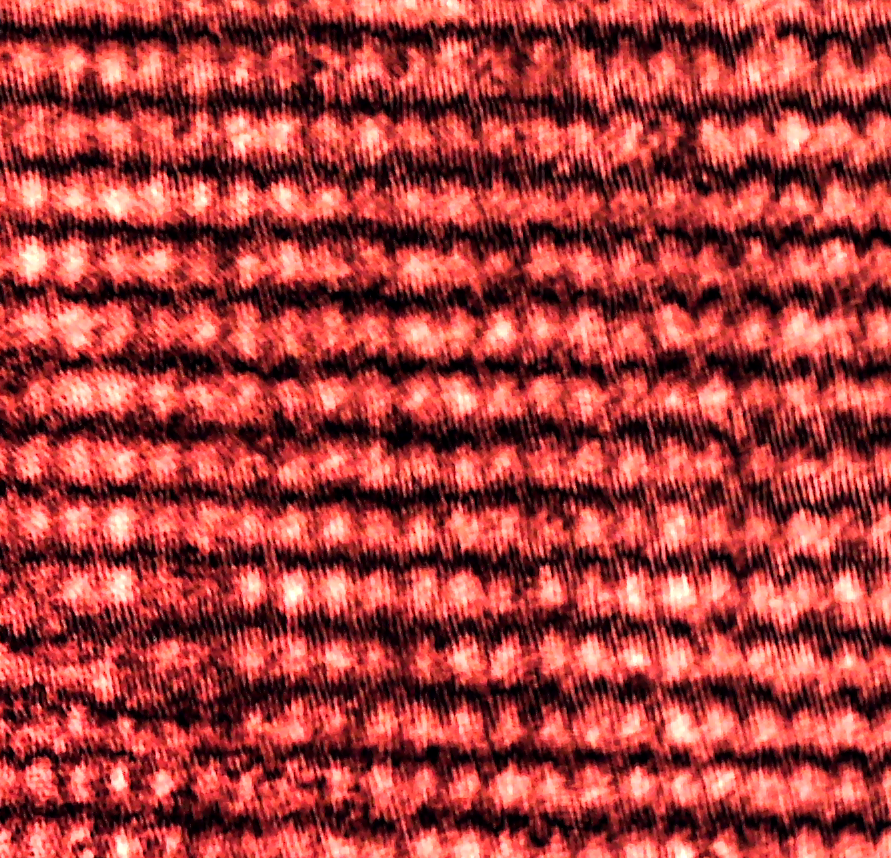
#> input picture images/1.png, 891 x 858 px
$ python main.sync.py
#> lines starting #> are read from the running program, lines starting #| are printed output that depends on the picture
# %%
from skimage import io
from skimage.filters import gaussian, roberts
from matplotlib import pyplot as plt

img = io.imread("images/1.png", as_gray=True)
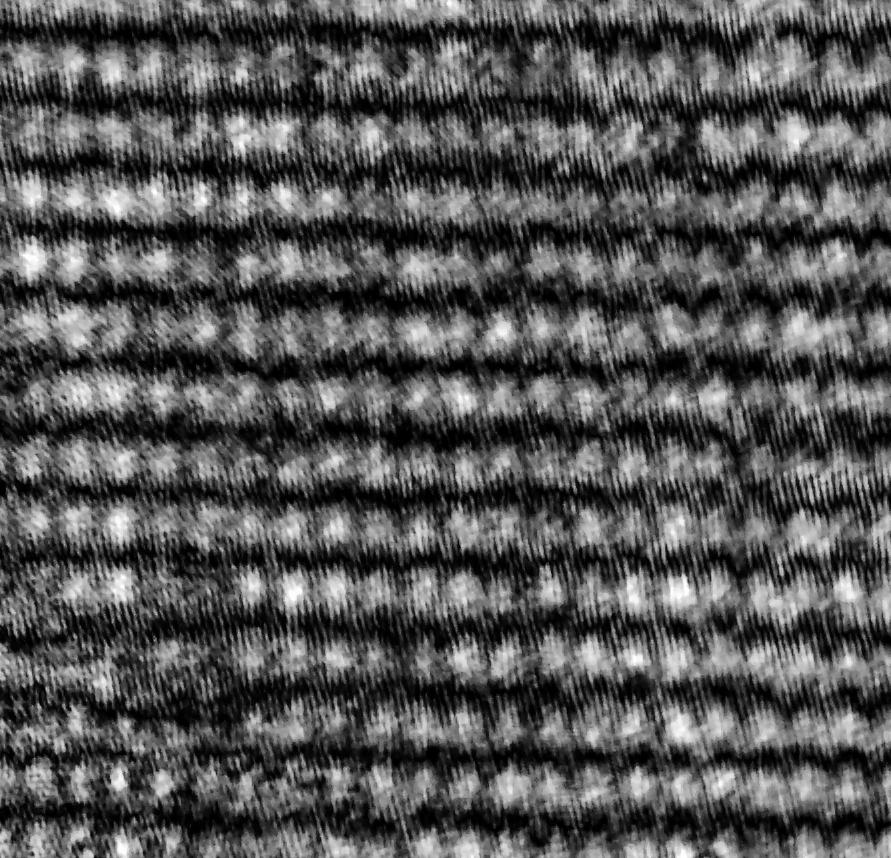
#> img: shape (858, 891) float64; min 0, max 1, mean 0.335

# длина волны монохромного излучения
waveLength = 635
# реальная видимая ширина в окуляре микроскопа
realLength = 3000

# %%
# сколько раз надо пропустить фото через фильтр Гаусса
nGaussian = 11
gaussianImg = gaussian(img, nGaussian)
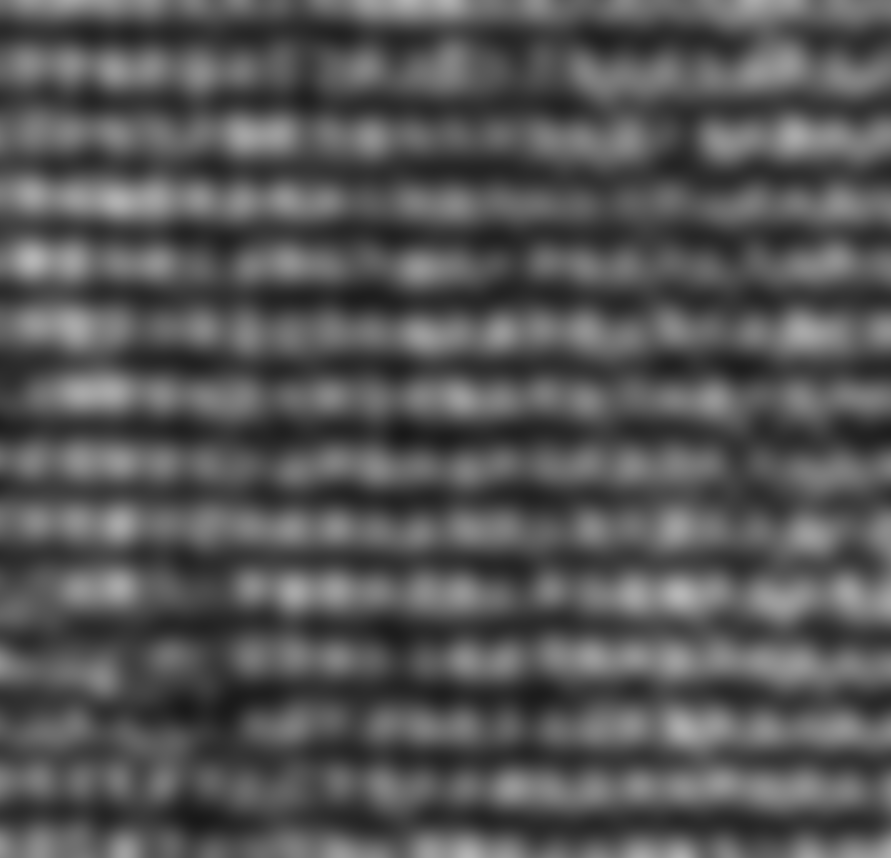
#> gaussianImg: shape (858, 891) float64; min 0.0998, max 0.714, mean 0.336
plt.imshow(gaussianImg, cmap='gray')

# %%
fig, axes = plt.subplots(nrows=2, ncols=2,
        sharex=True, sharey=True, figsize=(8, 8))

ax = axes.ravel()

ax[0].imshow(img, cmap=plt.cm.gray)
ax[0].set_title('Оригинал')

g1=gaussian(img, 1)
ax[1].imshow(g1,cmap=plt.cm.gray)
ax[1].set_title('1')

g2=gaussian(img, 7)
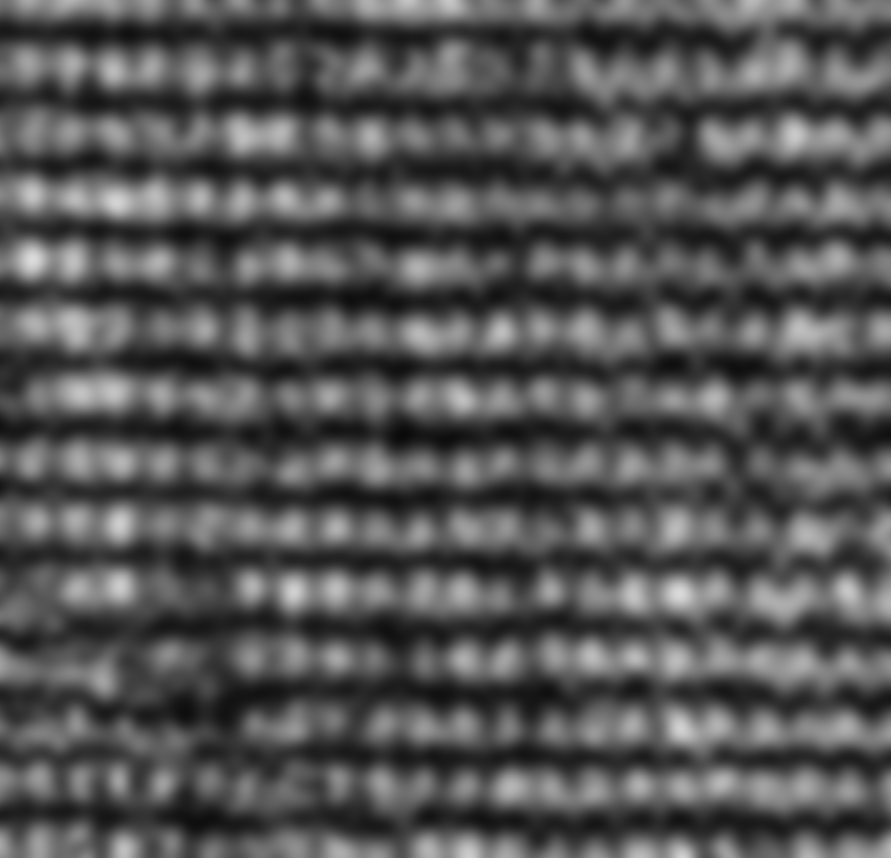
#> g2: shape (858, 891) float64; min 0.0396, max 0.86, mean 0.335
ax[2].imshow(g2,cmap=plt.cm.gray)
ax[2].set_title('7')

g3=gaussian(img, 11)
ax[3].imshow(g3,cmap=plt.cm.gray)
ax[3].set_title('11')

for a in ax:
    a.axis('off')

plt.tight_layout()
plt.show()
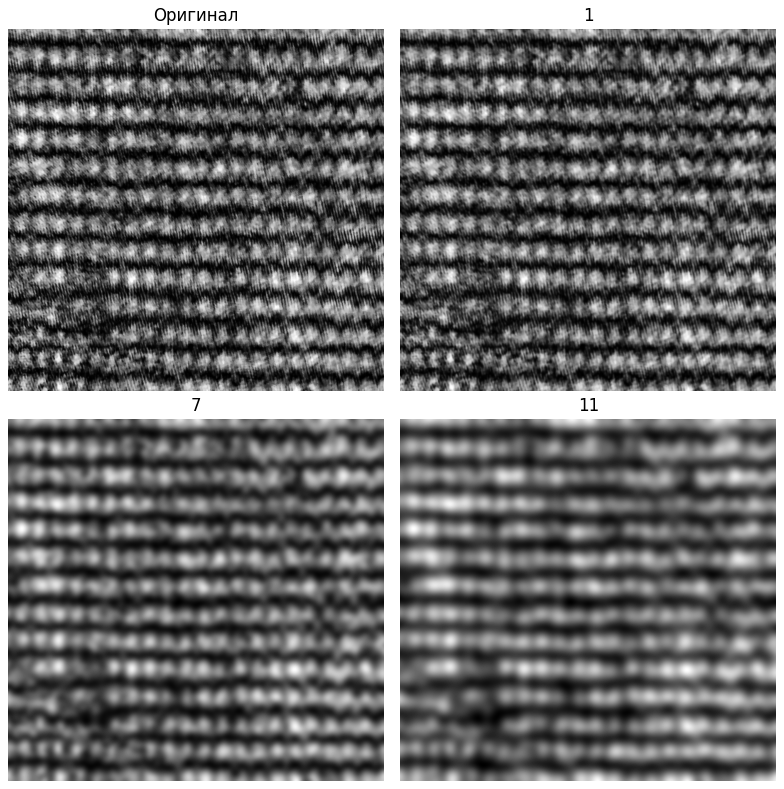
#> figure drawn by matplotlib, 4 panels
